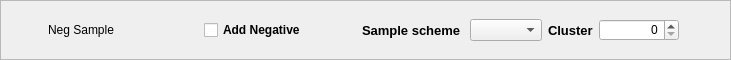
               <widget class="QFrame" name="Frame_TrainModel_NegSample">
                <property name="sizePolicy">
                 <sizepolicy hsizetype="Preferred" vsizetype="Fixed">
                  <horstretch>0</horstretch>
                  <verstretch>0</verstretch>
                 </sizepolicy>
                </property>
                <property name="minimumSize">
                 <size>
                  <width>0</width>
                  <height>60</height>
                 </size>
                </property>
                <property name="maximumSize">
                 <size>
                  <width>16777215</width>
                  <height>60</height>
                 </size>
                </property>
                <property name="styleSheet">
                 <string notr="true">QFrame#Frame_TrainModel_NegSample
{
	border-top:1px solid rgb(226, 226, 226);
	border-bottom:2px solid rgb(226, 226, 226);
	border-left:2px solid rgb(226, 226, 226);
	border-right:2px solid rgb(226, 226, 226);
	background-color: rgb(247, 247, 247);
}</string>
                </property>
                <property name="frameShape">
                 <enum>QFrame::StyledPanel</enum>
                </property>
                <property name="frameShadow">
                 <enum>QFrame::Raised</enum>
                </property>
                <layout class="QHBoxLayout" name="horizontalLayout_30">
                 <item>
                  <widget class="QLabel" name="Label_TrainModel_NegSample">
                   <property name="sizePolicy">
                    <sizepolicy hsizetype="Fixed" vsizetype="Fixed">
                     <horstretch>0</horstretch>
                     <verstretch>0</verstretch>
                    </sizepolicy>
                   </property>
                   <property name="minimumSize">
                    <size>
                     <width>30</width>
                     <height>30</height>
                    </size>
                   </property>
                   <property name="maximumSize">
                    <size>
                     <width>30</width>
                     <height>30</height>
                    </size>
                   </property>
                   <property name="styleSheet">
                    <string notr="true">border-image: url(:/Icon/State/RedLight.png);</string>
                   </property>
                   <property name="text">
                    <string/>
                   </property>
                  </widget>
                 </item>
                 <item>
                  <widget class="QLabel" name="label_30">
                   <property name="sizePolicy">
                    <sizepolicy hsizetype="Fixed" vsizetype="Fixed">
                     <horstretch>0</horstretch>
                     <verstretch>0</verstretch>
                    </sizepolicy>
                   </property>
                   <property name="minimumSize">
                    <size>
                     <width>150</width>
                     <height>30</height>
                    </size>
                   </property>
                   <property name="maximumSize">
                    <size>
                     <width>150</width>
                     <height>30</height>
                    </size>
                   </property>
                   <property name="styleSheet">
                    <string notr="true">QLabel
{
	border:0px;
	
	font: 87 10pt &quot;Arial Black&quot;;
}</string>
                   </property>
                   <property name="text">
                    <string>Neg Sample</string>
                   </property>
                  </widget>
                 </item>
                 <item>
                  <widget class="QCheckBox" name="CheckBox_TrainModel_AddNeg">
                   <property name="sizePolicy">
                    <sizepolicy hsizetype="Minimum" vsizetype="Fixed">
                     <horstretch>0</horstretch>
                     <verstretch>0</verstretch>
                    </sizepolicy>
                   </property>
                   <property name="minimumSize">
                    <size>
                     <width>0</width>
                     <height>30</height>
                    </size>
                   </property>
                   <property name="maximumSize">
                    <size>
                     <width>16777215</width>
                     <height>30</height>
                    </size>
                   </property>
                   <property name="font">
                    <font>
                     <family>Arial</family>
                     <weight>75</weight>
                     <bold>true</bold>
                    </font>
                   </property>
                   <property name="text">
                    <string>Add Negative</string>
                   </property>
                  </widget>
                 </item>
                 <item>
                  <spacer name="horizontalSpacer_26">
                   <property name="orientation">
                    <enum>Qt::Horizontal</enum>
                   </property>
                   <property name="sizeType">
                    <enum>QSizePolicy::Fixed</enum>
                   </property>
                   <property name="sizeHint" stdset="0">
                    <size>
                     <width>50</width>
                     <height>20</height>
                    </size>
                   </property>
                  </spacer>
                 </item>
                 <item>
                  <widget class="QLabel" name="Label_TrainModel_NegSample_Scheme">
                   <property name="sizePolicy">
                    <sizepolicy hsizetype="Preferred" vsizetype="Fixed">
                     <horstretch>0</horstretch>
                     <verstretch>0</verstretch>
                    </sizepolicy>
                   </property>
                   <property name="minimumSize">
                    <size>
                     <width>0</width>
                     <height>30</height>
                    </size>
                   </property>
                   <property name="maximumSize">
                    <size>
                     <width>16777215</width>
                     <height>30</height>
                    </size>
                   </property>
                   <property name="font">
                    <font>
                     <family>Arial</family>
                     <pointsize>10</pointsize>
                     <weight>75</weight>
                     <bold>true</bold>
                    </font>
                   </property>
                   <property name="text">
                    <string>Sample scheme </string>
                   </property>
                  </widget>
                 </item>
                 <item>
                  <widget class="QComboBox" name="ComboBox_TrainModel_NegSample_Scheme"/>
                 </item>
                 <item>
                  <widget class="QLabel" name="Label_TrainModel_NegSample_Cluster">
                   <property name="sizePolicy">
                    <sizepolicy hsizetype="Preferred" vsizetype="Fixed">
                     <horstretch>0</horstretch>
                     <verstretch>0</verstretch>
                    </sizepolicy>
                   </property>
                   <property name="minimumSize">
                    <size>
                     <width>0</width>
                     <height>30</height>
                    </size>
                   </property>
                   <property name="maximumSize">
                    <size>
                     <width>16777215</width>
                     <height>30</height>
                    </size>
                   </property>
                   <property name="font">
                    <font>
                     <family>Arial</family>
                     <pointsize>10</pointsize>
                     <weight>75</weight>
                     <bold>true</bold>
                    </font>
                   </property>
                   <property name="text">
                    <string>Cluster</string>
                   </property>
                  </widget>
                 </item>
                 <item>
                  <widget class="QSpinBox" name="SpinBox_TrainModel_NegSample_Cluster">
                   <property name="sizePolicy">
                    <sizepolicy hsizetype="Fixed" vsizetype="Fixed">
                     <horstretch>0</horstretch>
                     <verstretch>0</verstretch>
                    </sizepolicy>
                   </property>
                   <property name="minimumSize">
                    <size>
                     <width>80</width>
                     <height>0</height>
                    </size>
                   </property>
                   <property name="maximumSize">
                    <size>
                     <width>80</width>
                     <height>16777215</height>
                    </size>
                   </property>
                   <property name="alignment">
                    <set>Qt::AlignRight|Qt::AlignTrailing|Qt::AlignVCenter</set>
                   </property>
                  </widget>
                 </item>
                 <item>
                  <spacer name="horizontalSpacer_17">
                   <property name="orientation">
                    <enum>Qt::Horizontal</enum>
                   </property>
                   <property name="sizeHint" stdset="0">
                    <size>
                     <width>40</width>
                     <height>20</height>
                    </size>
                   </property>
                  </spacer>
                 </item>
                </layout>
               </widget>
